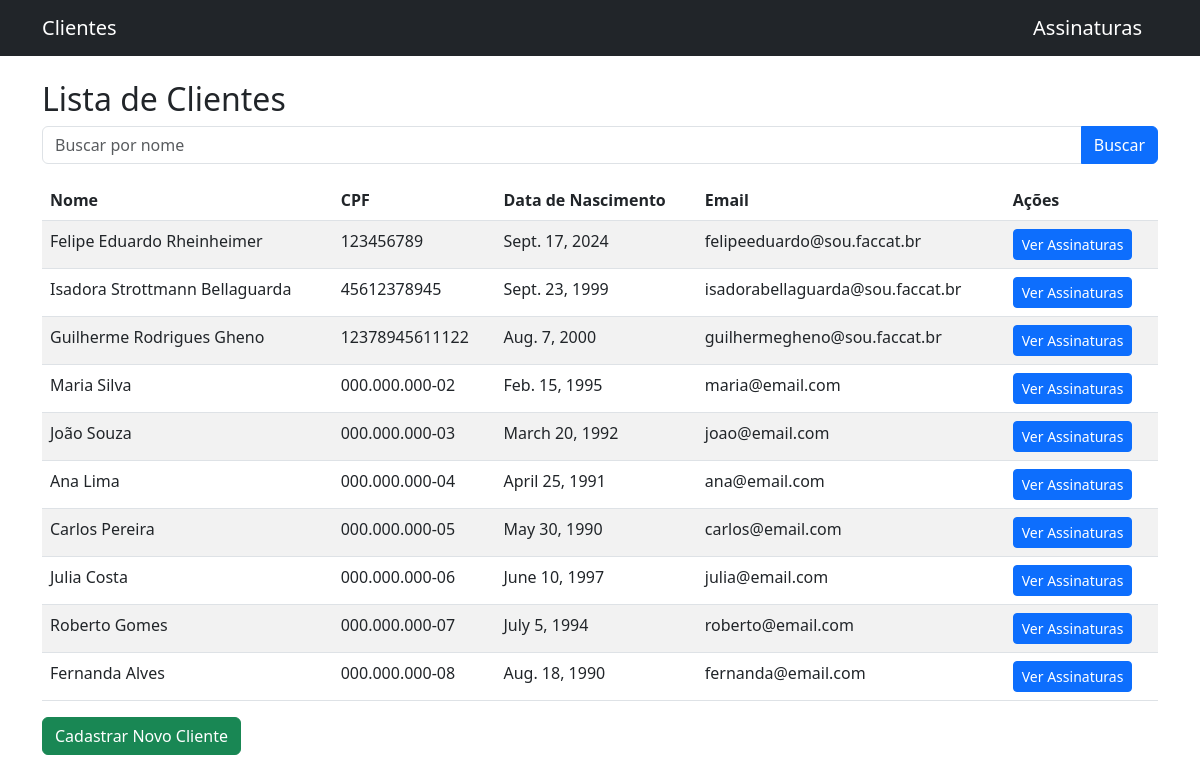
Before: / with the older database file.
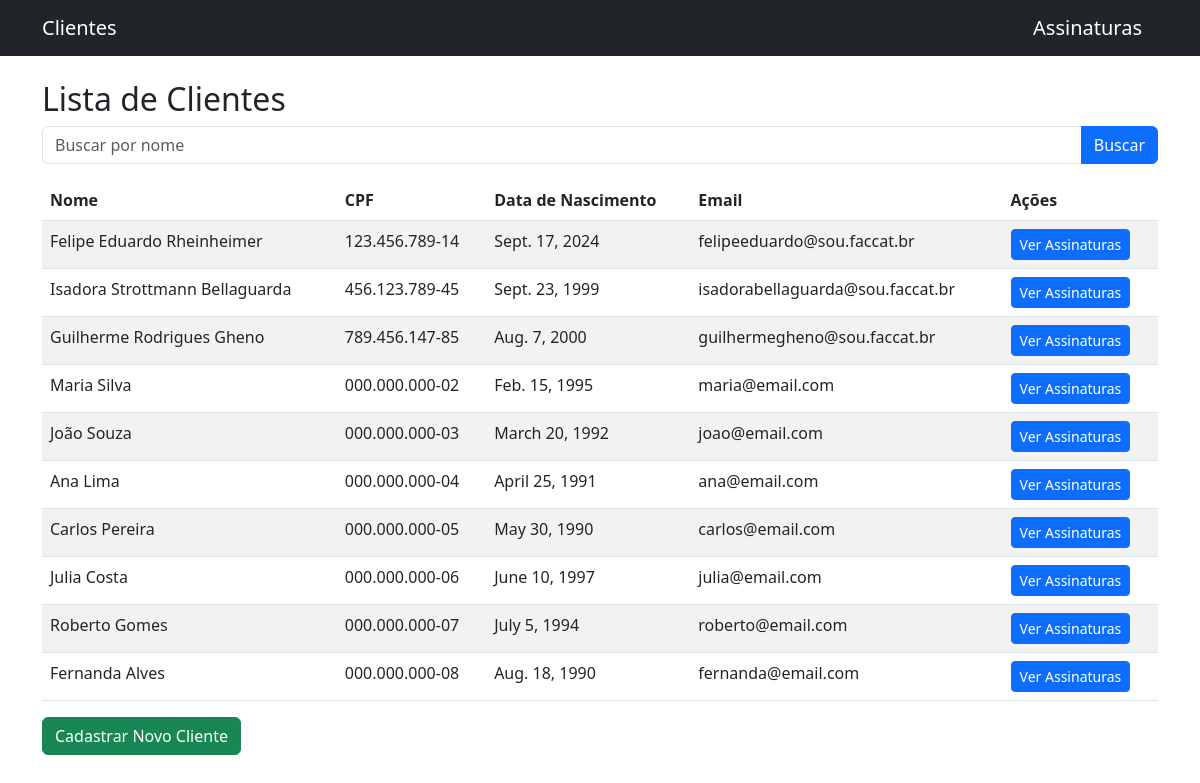
After: the same page with the newer database file.
### clientes/models.py (models this page shows, shortened)
class Cliente(models.Model):
    nome = models.CharField(max_length=150)
    data_nascimento = models.DateField()
    cpf = models.CharField(max_length=14, unique=True)
    email = models.EmailField(unique=True)

### clientes/views.py (the view)
# urls.py: path('', views.lista_clientes, name='lista_clientes'),
def lista_clientes(request):
    busca = request.GET.get('busca', '')
    clientes = Cliente.objects.filter(nome__icontains=busca)
    return render(request, 'clientes/lista_clientes.html', {'clientes': clientes})

### clientes/templates/clientes/lista_clientes.html
{% extends 'base.html' %}
{% block content %}
<h2>Lista de Clientes</h2>
{% include '_busca.html' %}
<table class="table table-striped">
    <thead>
        <tr>
            <th>Nome</th>
            <th>CPF</th>
            <th>Data de Nascimento</th>
            <th>Email</th>
            <th>Ações</th>
        </tr>
    </thead>
    <tbody>
        {% for cliente in clientes %}
        <tr>
            <td>{{ cliente.nome }}</td>
            <td>{{ cliente.cpf }}</td>
            <td>{{ cliente.data_nascimento }}</td>
            <td>{{ cliente.email }}</td>
            <td>
                <a href="{% url 'cliente_assinaturas' cliente.id %}" class="btn btn-sm btn-primary">Ver Assinaturas</a>
            </td>
        </tr>
        {% empty %}
        <tr>
            <td colspan="5">Nenhum cliente encontrado.</td>
        </tr>
        {% endfor %}
    </tbody>
</table>
<a href="{% url 'cadastro_clientes' %}" class="btn btn-success">Cadastrar Novo Cliente</a>
{% endblock %}

Changed rows visible on the page:
changed Cliente "Felipe Eduardo Rheinheimer": cpf "123456789" → "123.456.789-14"
changed Cliente "Isadora Strottmann Bellaguarda": cpf "45612378945" → "456.123.789-45"
changed Cliente "Guilherme Rodrigues Gheno": cpf "12378945611122" → "789.456.147-85"
